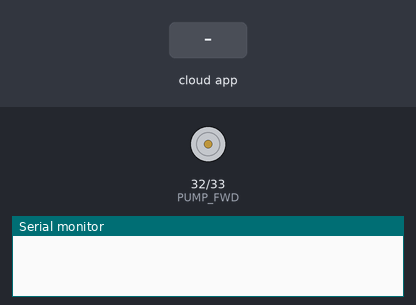
Recording of a sketch running on a simulated ESP32. Shown: motor-driver pin pairs drawn as motors (green arrow = first pin HIGH = forward, orange = second pin HIGH = backward, longer = more drive), the last lines printed to the serial monitor. The inputs (shaded band) are chosen by the test bench. WiFi joins after 1.5 s; servers stay silent unless stated.

Above: at 2.3 s.
2.4 s: the phone or cloud app sets irrigationPump to 0
At 2.9 s:
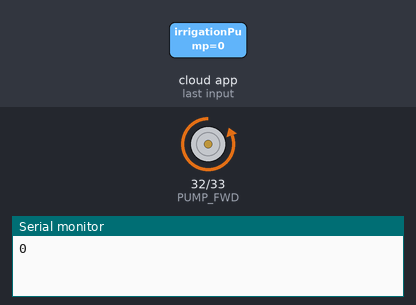
4.9 s: the phone or cloud app sets irrigationPump to 1
At 5.7 s:
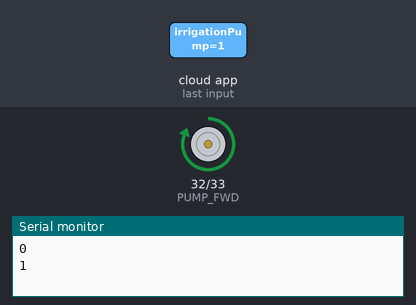
Timing chart, 0 to 7.9 s (numbered marks = the images above; inputs shaded):
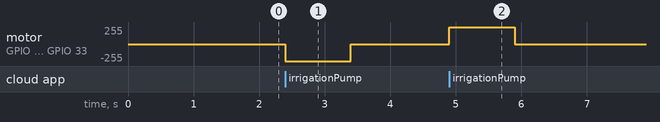

The sketch:

irrigationsystem.ino
```cpp
#include <ArduinoIoTCloud.h>
#include <Arduino_ConnectionHandler.h>

#define SECRET_WIFI_SSID "XXXXX"  // replace this
#define SECRET_WIFI_PASS "xxxxxx" // replace this

#define BOARD_ID "YYYYYY" // replace this
#define SECRET_DEVICE_KEY "yyyyyyyyy" // replace this

// Motor control pins
#define PUMP_FWD 32
#define PUMP_REV 33


// Callback function when IoT cloud dashboard variable changed
void onirrigationPumpChange();

// Variable to control the pump from Cloud
bool irrigationPump;

// Initial Arduino Cloud interface properties
void initProperties()
{
  ArduinoCloud.addProperty(irrigationPump, Permission::Write).onUpdate(onirrigationPumpChange);
  ArduinoCloud.setBoardId(BOARD_ID);
  ArduinoCloud.setSecretDeviceKey(SECRET_DEVICE_KEY);
}

// Set preferred connection to WiFi
WiFiConnectionHandler ArduinoIoTPreferredConnection(SECRET_WIFI_SSID, SECRET_WIFI_PASS);


void setup() {
  /* Initialize serial and wait up to 5 seconds for port to open */
  Serial.begin(9600);
  for(unsigned long const serialBeginTime = millis(); !Serial && (millis() - serialBeginTime <= 5000); ) { }

  pinMode(PUMP_FWD, OUTPUT);
  pinMode(PUMP_REV, OUTPUT);

  digitalWrite(PUMP_FWD, LOW);
  digitalWrite(PUMP_REV, LOW);

  /* Set the debug message level:
   * - DBG_ERROR: Only show error messages
   * - DBG_WARNING: Show warning and error messages
   * - DBG_INFO: Show info, warning, and error messages
   * - DBG_DEBUG: Show debug, info, warning, and error messages
   * - DBG_VERBOSE: Show all messages
   */
  setDebugMessageLevel(DBG_INFO);

  /* This function takes care of connecting your sketch variables to the ArduinoIoTCloud object */
  initProperties();

  /* Initialize Arduino IoT Cloud library */
  ArduinoCloud.begin(ArduinoIoTPreferredConnection);

  ArduinoCloud.printDebugInfo();
}


void loop() {
  ArduinoCloud.update();
}

// callback function handling cloud variable change from cloud.
void onirrigationPumpChange()
{
  Serial.println(irrigationPump);

  if(irrigationPump)
  {
    digitalWrite(PUMP_FWD, HIGH);
  }
  else
  {
    digitalWrite(PUMP_REV, HIGH);
  }

  delay(1000);

  digitalWrite(PUMP_FWD, LOW);
  digitalWrite(PUMP_REV, LOW);

}
```

Measured:
- after the input at 2.4 s, motor on GPIO 32 (PUMP_FWD) / GPIO 33 (PUMP_REV): stopped → backward 255/255 at once, → stopped 1.0 s later
- after the input at 4.9 s, motor on GPIO 32 (PUMP_FWD) / GPIO 33 (PUMP_REV): stopped → forward 255/255 at once, → stopped 1.0 s later
